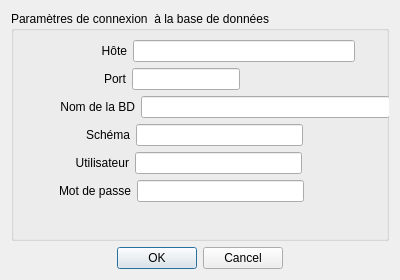
<?xml version="1.0" encoding="UTF-8"?>
<ui version="4.0">
 <class>configuration_form</class>
 <widget class="QDialog" name="configuration_form">
  <property name="geometry">
   <rect>
    <x>0</x>
    <y>0</y>
    <width>400</width>
    <height>280</height>
   </rect>
  </property>
  <property name="sizePolicy">
   <sizepolicy hsizetype="Fixed" vsizetype="Fixed">
    <horstretch>0</horstretch>
    <verstretch>0</verstretch>
   </sizepolicy>
  </property>
  <property name="minimumSize">
   <size>
    <width>400</width>
    <height>280</height>
   </size>
  </property>
  <property name="maximumSize">
   <size>
    <width>400</width>
    <height>280</height>
   </size>
  </property>
  <property name="windowTitle">
   <string>Geolimi - Configuration</string>
  </property>
  <layout class="QVBoxLayout" name="verticalLayout">
   <item>
    <widget class="QGroupBox" name="groupBox">
     <property name="sizePolicy">
      <sizepolicy hsizetype="Fixed" vsizetype="Preferred">
       <horstretch>0</horstretch>
       <verstretch>0</verstretch>
      </sizepolicy>
     </property>
     <property name="title">
      <string>Paramètres de connexion  à la base de données</string>
     </property>
     <layout class="QFormLayout" name="formLayout">
      <property name="fieldGrowthPolicy">
       <enum>QFormLayout::AllNonFixedFieldsGrow</enum>
      </property>
      <item row="0" column="0">
       <layout class="QHBoxLayout" name="horizontalLayout_2">
        <property name="leftMargin">
         <number>78</number>
        </property>
        <item>
         <widget class="QLabel" name="label_5">
          <property name="layoutDirection">
           <enum>Qt::LeftToRight</enum>
          </property>
          <property name="text">
           <string>Hôte</string>
          </property>
          <property name="alignment">
           <set>Qt::AlignRight|Qt::AlignTrailing|Qt::AlignVCenter</set>
          </property>
         </widget>
        </item>
        <item>
         <widget class="QLineEdit" name="leHote">
          <property name="minimumSize">
           <size>
            <width>222</width>
            <height>0</height>
           </size>
          </property>
         </widget>
        </item>
       </layout>
      </item>
      <item row="1" column="0">
       <layout class="QHBoxLayout" name="horizontalLayout_3">
        <property name="leftMargin">
         <number>80</number>
        </property>
        <item>
         <widget class="QLabel" name="label_6">
          <property name="layoutDirection">
           <enum>Qt::LeftToRight</enum>
          </property>
          <property name="text">
           <string>Port</string>
          </property>
          <property name="alignment">
           <set>Qt::AlignRight|Qt::AlignTrailing|Qt::AlignVCenter</set>
          </property>
         </widget>
        </item>
        <item>
         <widget class="QLineEdit" name="lePort">
          <property name="minimumSize">
           <size>
            <width>54</width>
            <height>0</height>
           </size>
          </property>
         </widget>
        </item>
       </layout>
      </item>
      <item row="2" column="0">
       <layout class="QHBoxLayout" name="horizontalLayout_4">
        <property name="leftMargin">
         <number>37</number>
        </property>
        <item>
         <widget class="QLabel" name="label_7">
          <property name="layoutDirection">
           <enum>Qt::LeftToRight</enum>
          </property>
          <property name="text">
           <string>Nom de la BD</string>
          </property>
          <property name="alignment">
           <set>Qt::AlignRight|Qt::AlignTrailing|Qt::AlignVCenter</set>
          </property>
         </widget>
        </item>
        <item>
         <widget class="QLineEdit" name="leNomBd">
          <property name="minimumSize">
           <size>
            <width>249</width>
            <height>0</height>
           </size>
          </property>
         </widget>
        </item>
       </layout>
      </item>
      <item row="3" column="0">
       <layout class="QHBoxLayout" name="horizontalLayout_5">
        <property name="leftMargin">
         <number>63</number>
        </property>
        <item>
         <widget class="QLabel" name="label_8">
          <property name="layoutDirection">
           <enum>Qt::LeftToRight</enum>
          </property>
          <property name="text">
           <string>Schéma</string>
          </property>
          <property name="alignment">
           <set>Qt::AlignRight|Qt::AlignTrailing|Qt::AlignVCenter</set>
          </property>
         </widget>
        </item>
        <item>
         <widget class="QLineEdit" name="leSchema">
          <property name="minimumSize">
           <size>
            <width>167</width>
            <height>0</height>
           </size>
          </property>
         </widget>
        </item>
       </layout>
      </item>
      <item row="4" column="0">
       <layout class="QHBoxLayout" name="horizontalLayout_6">
        <property name="leftMargin">
         <number>52</number>
        </property>
        <item>
         <widget class="QLabel" name="label_9">
          <property name="layoutDirection">
           <enum>Qt::LeftToRight</enum>
          </property>
          <property name="text">
           <string>Utilisateur</string>
          </property>
          <property name="alignment">
           <set>Qt::AlignRight|Qt::AlignTrailing|Qt::AlignVCenter</set>
          </property>
         </widget>
        </item>
        <item>
         <widget class="QLineEdit" name="leUser">
          <property name="minimumSize">
           <size>
            <width>167</width>
            <height>0</height>
           </size>
          </property>
         </widget>
        </item>
       </layout>
      </item>
      <item row="5" column="0">
       <layout class="QHBoxLayout" name="horizontalLayout_12">
        <property name="leftMargin">
         <number>36</number>
        </property>
        <item>
         <widget class="QLabel" name="label_15">
          <property name="layoutDirection">
           <enum>Qt::LeftToRight</enum>
          </property>
          <property name="text">
           <string>Mot de passe</string>
          </property>
          <property name="alignment">
           <set>Qt::AlignRight|Qt::AlignTrailing|Qt::AlignVCenter</set>
          </property>
         </widget>
        </item>
        <item>
         <widget class="QLineEdit" name="lePwd">
          <property name="minimumSize">
           <size>
            <width>167</width>
            <height>0</height>
           </size>
          </property>
         </widget>
        </item>
       </layout>
      </item>
     </layout>
    </widget>
   </item>
   <item>
    <widget class="QDialogButtonBox" name="btnBox">
     <property name="standardButtons">
      <set>QDialogButtonBox::Cancel|QDialogButtonBox::Ok</set>
     </property>
     <property name="centerButtons">
      <bool>true</bool>
     </property>
    </widget>
   </item>
  </layout>
 </widget>
 <resources/>
 <connections/>
</ui>
